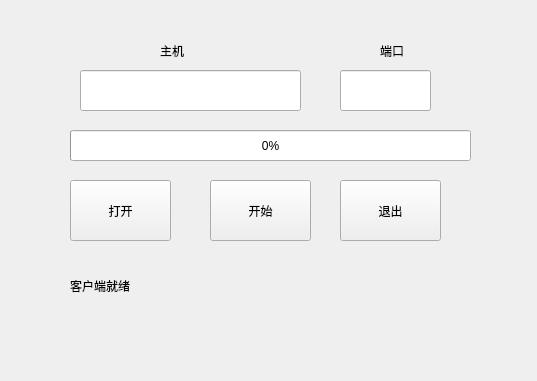
<?xml version="1.0" encoding="UTF-8"?>
<ui version="4.0">
 <class>tcpClientFileSend</class>
 <widget class="QMainWindow" name="tcpClientFileSend">
  <property name="geometry">
   <rect>
    <x>0</x>
    <y>0</y>
    <width>537</width>
    <height>381</height>
   </rect>
  </property>
  <property name="windowTitle">
   <string>tcpClientFileSend</string>
  </property>
  <widget class="QWidget" name="centralWidget">
   <widget class="QPushButton" name="startButton">
    <property name="geometry">
     <rect>
      <x>210</x>
      <y>180</y>
      <width>101</width>
      <height>61</height>
     </rect>
    </property>
    <property name="text">
     <string>开始</string>
    </property>
   </widget>
   <widget class="QPushButton" name="quitButton">
    <property name="geometry">
     <rect>
      <x>340</x>
      <y>180</y>
      <width>101</width>
      <height>61</height>
     </rect>
    </property>
    <property name="text">
     <string>退出</string>
    </property>
   </widget>
   <widget class="QPushButton" name="openButton">
    <property name="geometry">
     <rect>
      <x>70</x>
      <y>180</y>
      <width>101</width>
      <height>61</height>
     </rect>
    </property>
    <property name="text">
     <string>打开</string>
    </property>
   </widget>
   <widget class="QProgressBar" name="clientProgressBar">
    <property name="geometry">
     <rect>
      <x>70</x>
      <y>130</y>
      <width>401</width>
      <height>31</height>
     </rect>
    </property>
    <property name="value">
     <number>0</number>
    </property>
   </widget>
   <widget class="QLabel" name="clientStatusLabel">
    <property name="geometry">
     <rect>
      <x>70</x>
      <y>270</y>
      <width>371</width>
      <height>31</height>
     </rect>
    </property>
    <property name="text">
     <string>客户端就绪</string>
    </property>
   </widget>
   <widget class="QLabel" name="labelRate">
    <property name="geometry">
     <rect>
      <x>70</x>
      <y>320</y>
      <width>361</width>
      <height>41</height>
     </rect>
    </property>
    <property name="text">
     <string/>
    </property>
   </widget>
   <widget class="QLineEdit" name="lineEditHost">
    <property name="geometry">
     <rect>
      <x>80</x>
      <y>70</y>
      <width>221</width>
      <height>41</height>
     </rect>
    </property>
   </widget>
   <widget class="QLabel" name="label">
    <property name="geometry">
     <rect>
      <x>160</x>
      <y>40</y>
      <width>41</width>
      <height>21</height>
     </rect>
    </property>
    <property name="text">
     <string>主机</string>
    </property>
   </widget>
   <widget class="QLineEdit" name="lineEditPort">
    <property name="geometry">
     <rect>
      <x>340</x>
      <y>70</y>
      <width>91</width>
      <height>41</height>
     </rect>
    </property>
   </widget>
   <widget class="QLabel" name="label_2">
    <property name="geometry">
     <rect>
      <x>380</x>
      <y>40</y>
      <width>31</width>
      <height>21</height>
     </rect>
    </property>
    <property name="text">
     <string>端口</string>
    </property>
   </widget>
  </widget>
 </widget>
 <layoutdefault spacing="6" margin="11"/>
 <resources/>
 <connections/>
</ui>
